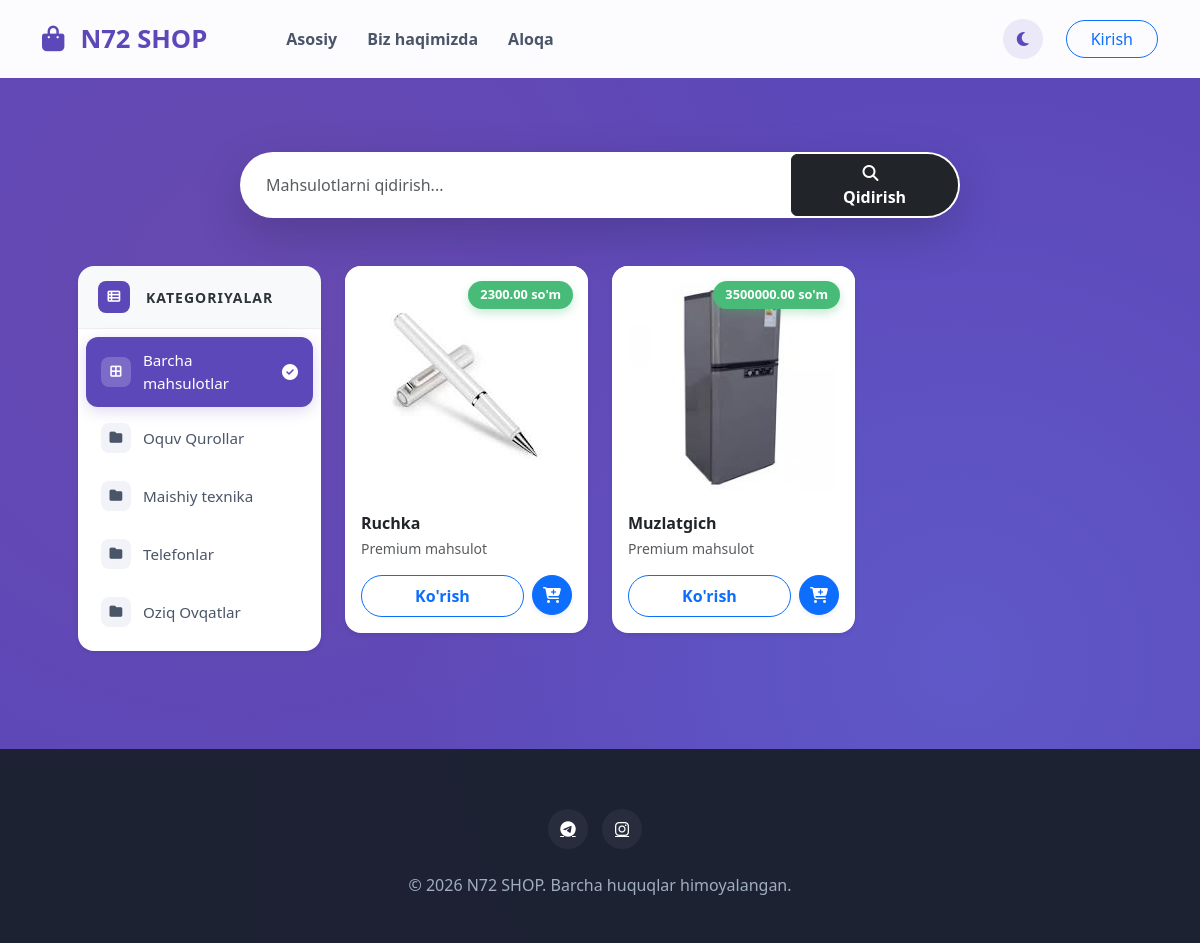
The app's page /, older data.
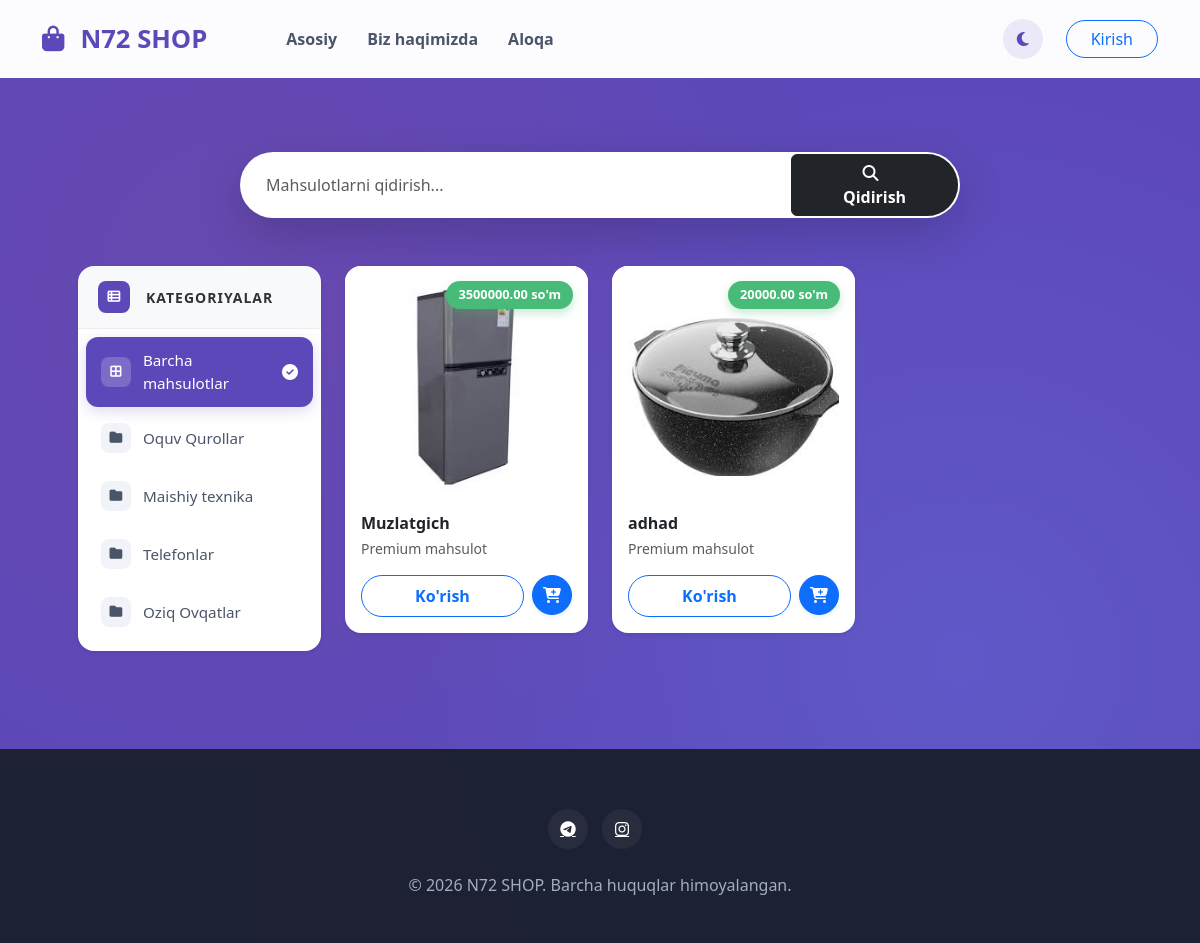
The same page, newer data.
### products/models.py (models this page shows, shortened)
class Category(models.Model):
    name = models.CharField(max_length=100)

class Product(models.Model):
    owner = models.ForeignKey(User, on_delete=models.CASCADE, limit_choices_to={'is_staff': True}, related_name='products')
    name = models.CharField(max_length=200)
    description = models.TextField()
    image = models.ImageField(upload_to='media/', null=True, blank=True)
    price = models.DecimalField(max_digits=10, decimal_places=2)
    category = models.ForeignKey(Category, on_delete=models.CASCADE)
    quantity = models.PositiveIntegerField(default=1)
    created_at = models.DateTimeField(auto_now_add=True)
    is_active = models.BooleanField(default=True)

### products/views.py (the view)
# urls.py: path('', index, name='index'),
def index(request):
    query = request.GET.get('q')
    category_id = request.GET.get('category')
    products = Product.objects.filter(is_active=True)
    categories = Category.objects.all()
    if category_id:
        products = products.filter(category_id=category_id)
    if query:
        products = products.filter(
            Q(name__icontains=query) | Q(description__icontains=query)
        )
    return render(request, 'index.html', {
        'products': products,
        'categories': categories,
        'current_category': category_id
    })

### templates/index.html (shortened to what the changed rows need)
{% extends 'base.html' %}
{% block content %}
<div class="container-fluid py-4 animate__animated animate__fadeIn">
    <div class="row px-md-4">
        <div class="col-md-3 mb-4">
            <div class="category-sidebar shadow-sm border-0 rounded-4 overflow-hidden sticky-top" style="top: 100px;">
                <div class="list-group list-group-flush p-2 bg-white">
                    {% for category in categories %}
                        <a href="?category={{ category.id }}{% if request.GET.q %}&q={{ request.GET.q }}{% endif %}"
                           class="category-item {% if current_category == category.id|stringformat:'i' %}active{% endif %}">
                            <span class="cat-icon"><i class="fas fa-folder"></i></span>
                            <span class="cat-name">{{ category.name }}</span>
                        </a>
                    {% endfor %}
                </div>
            </div>
        </div>
        <div class="col-md-9">
            {% if products %}
                <div class="row row-cols-1 row-cols-sm-2 row-cols-lg-3 g-4">
                    {% for product in products %}
                    <div class="col">
                        <div class="card h-100 product-card border-0 shadow-sm rounded-4 overflow-hidden">
                            <div class="image-zoom-wrapper p-3 bg-white" style="height: 240px; display: flex; align-items: center; justify-content: center;">
                                {% if product.image %}
                                    <img src="{{ product.image.url }}" class="img-fluid rounded-3" alt="{{ product.name }}" style="max-height: 100%; object-fit: contain;">
                                {% else %}
                                    <div class="text-muted text-center">
                                        <i class="fas fa-image fa-3x mb-2 opacity-25"></i>
                                        <p class="small mb-0">Rasm yo'q</p>
                                    </div>
                                {% endif %}
                                <div class="price-tag">{{ product.price }} so'm</div>
                            </div>
                            <div class="card-body pt-2">
                                <h6 class="card-title fw-bold text-dark mb-1 text-truncate">{{ product.name }}</h6>
                                <p class="text-muted small mb-3">Premium mahsulot</p>
                                <div class="d-flex gap-2">
                                    <a href="{% url 'product_detail' product.id %}" class="btn btn-outline-primary flex-grow-1 rounded-pill fw-bold small py-2">
                                        Ko'rish
                                    </a>
                                    <form action="{% url 'add_to_cart' product.id %}" method="post" class="m-0">
                                        <button type="submit" class="btn btn-primary rounded-circle shadow-sm d-flex align-items-center justify-content-center" style="width: 40px; height: 40px;">
                                            <i class="fas fa-cart-plus"></i>
                                        </button>
                                    </form>
                                </div>
                            </div>
                        </div>
                    </div>
                    {% endfor %}
                </div>
            {% endif %}
        </div>
    </div>
</div>
{% endblock %}

Row changes from the older to the newer data that the page shows:
removed Product: image (picture), price "2300.00", name "Ruchka"
added Product: image (picture), price "20000.00", name "adhad"
